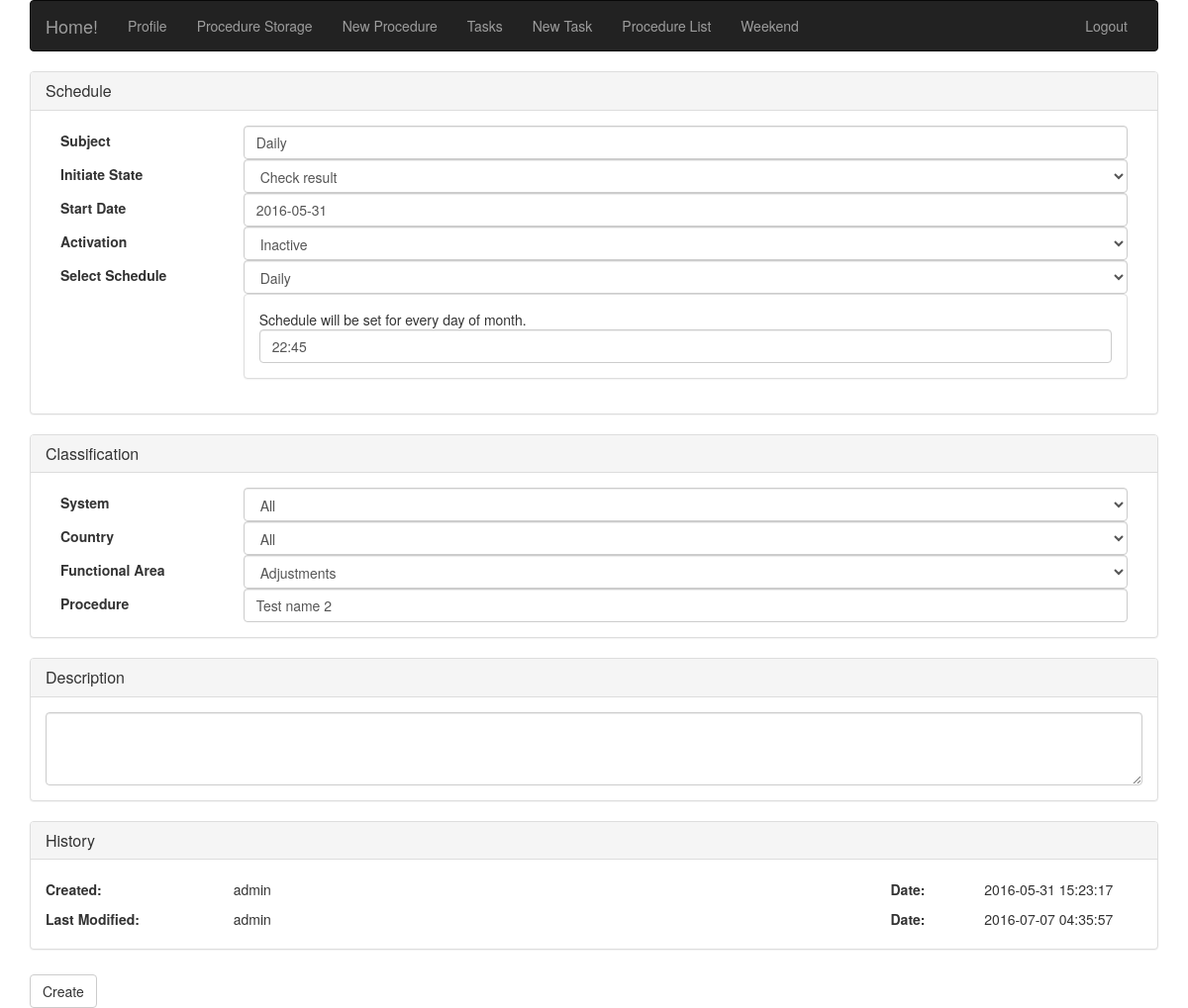
/edit_task.php?taskID=2 (signed in), run on an earlier commit of the app's database.
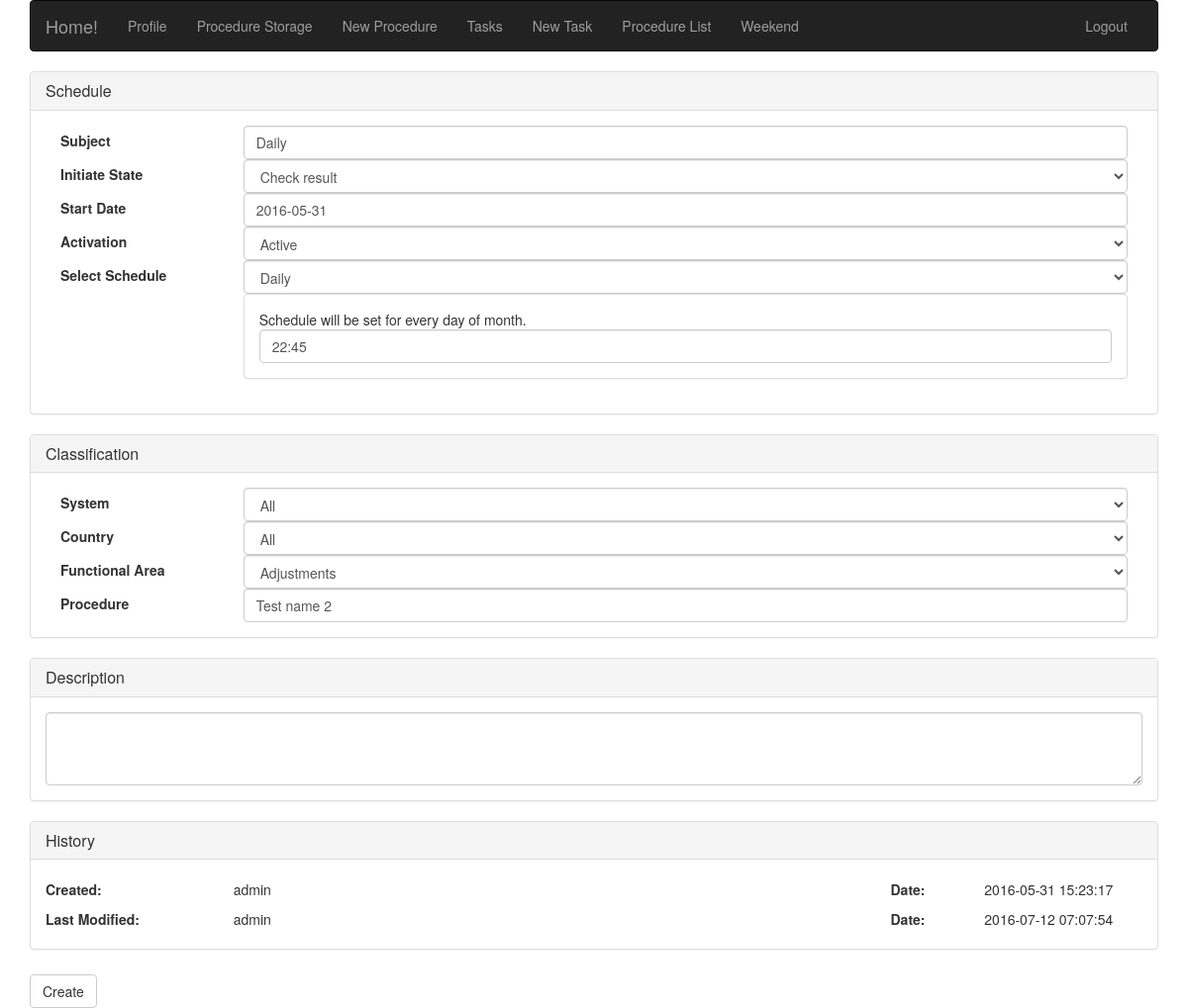
And on a later commit of the database.
### tables this page shows
CREATE TABLE IF NOT EXISTS `taskdates` (
  `taskdateid` int(11) NOT NULL,
  `taskid` int(11) NOT NULL,
  `taskstartdate` date NOT NULL,
  `year` varchar(50) NOT NULL,
  `month` varchar(50) NOT NULL,
  `week` varchar(50) NOT NULL,
  `weekday` varchar(50) NOT NULL,
  `day` varchar(50) NOT NULL
);

CREATE TABLE IF NOT EXISTS `tasks` (
  `taskid` int(11) NOT NULL,
  `taskname` varchar(250) NOT NULL,
  `taskinitstate` int(11) NOT NULL,
  `tasksystem` int(11) NOT NULL,
  `taskcountry` int(11) NOT NULL,
  `taskfuncarea` int(11) NOT NULL,
  `taskprocedure` int(11) NOT NULL,
  `taskdescription` text NOT NULL,
  `taskschedtype` int(11) NOT NULL,
  `taskobsolite` int(11) NOT NULL DEFAULT '1',
  `taskcreatename` varchar(20) NOT NULL,
  `taskcreatedate` datetime NOT NULL,
  `taskmodname` varchar(20) NOT NULL,
  `taskmoddate` timestamp NOT NULL DEFAULT CURRENT_TIMESTAMP ON UPDATE CURRENT_TIMESTAMP
);

CREATE TABLE IF NOT EXISTS `procedures` (
  `ProcID` int(11) NOT NULL,
  `ProcTitle` varchar(250) NOT NULL,
  `ProcSystem` int(11) NOT NULL,
  `ProcCountry` int(11) NOT NULL,
  `ProcFuncArea` int(11) NOT NULL,
  `ProcDescript` text NOT NULL,
  `ProcDependecies` text NOT NULL,
  `ProcAccess` text NOT NULL,
  `ProcDescription` text NOT NULL,
  `ProcTroubleshooting` text NOT NULL,
  `ProcImpact` text NOT NULL,
  `procstate` int(11) NOT NULL DEFAULT '1',
  `procversion` int(11) NOT NULL DEFAULT '1',
  `proccreatedate` datetime NOT NULL,
  `proccreatename` varchar(300) NOT NULL,
  `procmoddate` datetime NOT NULL DEFAULT CURRENT_TIMESTAMP,
  `procmodname` varchar(300) NOT NULL
);

### adds/queries.php (called while the page is built, shortened)
<?php
	$link = mysqli_connect(DB_HOST, DB_USER, DB_PASS, DB_NAME)or die("Cannot Connect");
    function selectEditTask($taskid){
        global $link;
        $sql = "SELECT
                    T.taskid,
                    T.taskname,
                    T.taskinitstate,
                    TD.taskstartdate,
                    T.taskschedtype,
                    T.tasksystem,
                    T.taskcountry,
                    T.taskfuncarea,
                    T.taskprocedure,
                    T.taskdescription,
                    T.taskobsolite,
                    T.taskcreatename,
                    T.taskcreatedate,
                    T.taskmodname,
                    T.taskmoddate
                FROM
                    tasks T, taskdates TD
                WHERE
                    T.taskid = TD.taskid
                    AND
                    T.taskid = '$taskid'";
        return(mysqli_fetch_all($link->query($sql)));
    }
    function selectEditTaskProcedure($procid){
        global $link;
        $sql = "SELECT ProcTitle FROM procedures WHERE ProcID = '$procid'";
        return(mysqli_fetch_all($link->query($sql)));
    }
    function selectEditTaskActive($taskid){
        global $link;
        $sql = "SELECT taskobsolite FROM tasks WHERE taskid = '$taskid'";
        return(mysqli_fetch_all($link->query($sql)));
    }
?>

### edit_task.php (the view, shortened to what the changed rows need)
<?php
	$globalTaskID = $_GET['taskID'];
?>
<!DOCTYPE html>
<html lang="en">
<head>
	<link rel="stylesheet" type="text/css" href="/root/PS/css/bootstrap.css">
	<link rel="stylesheet" type="text/css" href="/root/PS/css/my_style.css">
	<link rel="stylesheet" type="text/css" href="/root/PS/css/bootstrap-datetimepicker.css" />
</head>
<body>
	<div class="container">
	<?php
		include_once('./adds/queries.php');
		$selectTask = selectEditTask($globalTaskID);
		foreach ($selectTask as $key => $taskItem) {
			$taskName = $taskItem[1];
			$taskStartDate = $taskItem[3];
			$taskProcedure = $taskItem[8];
			$taskDescription = $taskItem[9];
			$taskCreateName = $taskItem[11];
			$taskCreateDate = $taskItem[12];
			$taskModName = $taskItem[13];
			$taskModDate = $taskItem[14];
		}
	?>
		<form action="./adds/queries.php" enctype='multipart/form-data' method="post" role="form" autocomplete="off" id="scheduleInsertForm">
			<div class="panel panel-default">
				<div class="panel-body">
						<div class="form-group">
							<div class="col-sm-10">
								<input name="schedName" class="form-control" placeholder="Task Name" value="<?php echo $taskName; ?>">
							</div>
							<div class="col-sm-10">
								<input type='text' class="form-control" id='datetimepicker1' name="schedStartDate" value="<?php echo $taskStartDate; ?>"/>
							</div>
							<div class="col-sm-10">
								<select class="form-control" name="schedActive">
									<?php $obsolite = selectEditTaskActive($globalTaskID);
										foreach ($obsolite as $key => $obsoliteItem) {
											if($obsoliteItem[0] == 0) {
												echo '<option value="0" selected>Inactive</option><option value="1">Active</option>';
											}else{
												echo '<option value="0">Inactive</option><option value="1" selected>Active</option>';
											}
										}
									 ?>
								</select>
							</div>
						</div>
				</div>
			</div>
			<div class="panel panel-default">
				<div class="panel-body">
					<div class="col-sm-10">
						<input id="schedProcName" type="text" class="form-control" placeholder="Task Name" name="schedProcedure" data-precedureid="<?php echo $taskProcedure ?>" data-toggle="modal" data-target="#schedProcedureModal" value="<?php echo selectEditTaskProcedure($taskProcedure)[0][0]; ?>">
					</div>
				</div>
			</div>
			<div class="panel panel-default">
				<div class="panel-body">
					<textarea class="form-control" name="schedDescription" rows="3" value="<?php echo $taskDescription; ?>"></textarea>
				</div>
			</div>
			<div class="panel panel-default">
				<div class="panel-body">
					<div class="row">
						<label class="col-sm-2 control-label">Created: </label>
						<div class="col-sm-7" name="schedCreator"><?php echo $taskCreateName; ?></div>
						<label class="col-sm-1 control-label">Date: </label>
						<div class="col-sm-2" name="schedCreateTime"><?php echo $taskCreateDate; ?></div>
					</div>
					<div class="row">
						<label class="col-sm-2 control-label">Last Modified: </label>
						<div class="col-sm-7"><?php echo $taskModName; ?></div>
						<label class="col-sm-1 control-label">Date: </label>
						<div class="col-sm-2"><?php echo $taskModDate; ?></div>
					</div>
				</div>
			</div>
		</form>
	</div>
</body>
</html>

What changed in the data, as far as the page shows it:
changed through a linked row, taskdates "admin": taskid.taskmoddate "2016-07-07 04:35:57" → "2016-07-12 07:07:54"
Also different on the page:
form field schedActive: "Inactive" → "Active"
